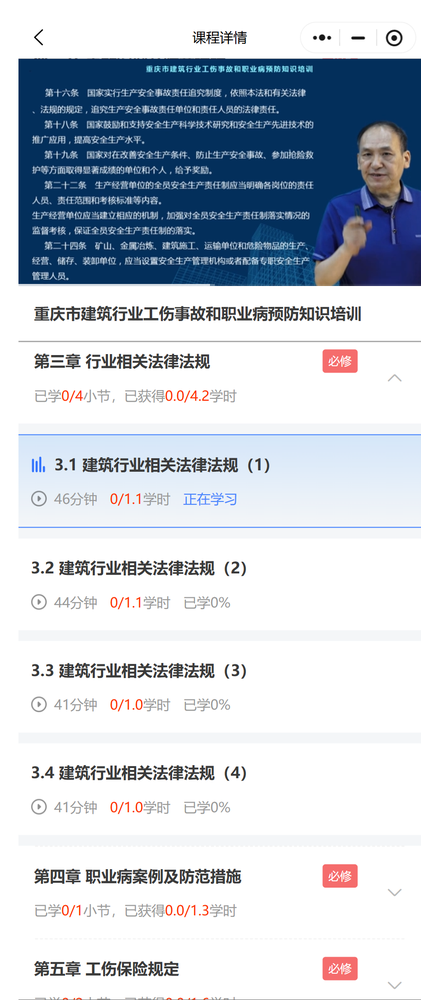
#> input picture lists_full.png, 421 x 1000 px, shrunk from 866 x 2056 before the run
$ python analyze_features.py
#> lines starting #> are read from the running program, lines starting #| are printed output that depends on the picture; after the words box and inside, x2 and y2 are one past the last pixel; in counts of white or black regions, pixels touching at a corner belong together
#!/usr/bin/env python3
# -*- coding: utf-8 -*-
"""
图片特征分析工具
分析lists_full.png，识别关键特征以提高识别准确率
"""

import cv2
import numpy as np
from PIL import Image
import json
import re


class FeatureAnalyzer:
    def __init__(self, image_path):
        self.image_path = image_path
        self.image = None
        self.gray = None
        self.features = {}

    def load_image(self):
        """加载图片"""
        self.image = cv2.imread(self.image_path)
#> self.image is the input picture: shape (1000, 421, 3); mean B, G, R 213.7, 203.9, 196.3
        if self.image is None:
            raise ValueError(f"无法加载图片: {self.image_path}")

        self.gray = cv2.cvtColor(self.image, cv2.COLOR_BGR2GRAY)
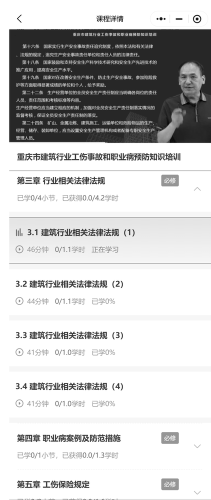
#> self.gray: shape (1000, 421) (shown at 1/2 size); min 0, max 255, mean 202.8
        height, width = self.image.shape[:2]

        print(f"✅ 图片已加载: {width}x{height}")
#| ✅ 图片已加载: 421x1000
        return self.image

    def analyze_colors(self):
        """分析颜色特征"""
        print("\n🎨 颜色特征分析")
        print("-" * 60)

        hsv = cv2.cvtColor(self.image, cv2.COLOR_BGR2HSV)
#> hsv: shape (1000, 421, 3); mean H, S, V 41.8, 49.6, 215.9

        # 定义颜色范围
        color_ranges = {
            '红色': ([0, 100, 100], [10, 255, 255], [160, 100, 100], [180, 255, 255]),
            '橙色': ([10, 100, 100], [25, 255, 255], None, None),
            '黄色': ([25, 100, 100], [35, 255, 255], None, None),
            '绿色': ([35, 100, 100], [85, 255, 255], None, None),
            '蓝色': ([85, 100, 100], [125, 255, 255], None, None),
            '紫色': ([125, 100, 100], [160, 255, 255], None, None),
        }

        color_stats = {}

        for color_name, ranges in color_ranges.items():
            if ranges[2] is not None:  # 红色有两个范围
                mask1 = cv2.inRange(hsv, np.array(ranges[0]), np.array(ranges[1]))
                mask2 = cv2.inRange(hsv, np.array(ranges[2]), np.array(ranges[3]))
                mask = cv2.bitwise_or(mask1, mask2)
            else:
                mask = cv2.inRange(hsv, np.array(ranges[0]), np.array(ranges[1]))

            # 计算颜色占比
            color_pixels = cv2.countNonZero(mask)
            total_pixels = self.image.shape[0] * self.image.shape[1]
            percentage = (color_pixels / total_pixels) * 100

            if percentage > 0.1:  # 只显示占比超过0.1%的颜色
                color_stats[color_name] = {
                    'pixels': int(color_pixels),
                    'percentage': round(percentage, 2)
                }
                print(f"   {color_name}: {color_pixels} 像素 ({percentage:.2f}%)")

                # 查找该颜色的轮廓
                contours, _ = cv2.findContours(mask, cv2.RETR_EXTERNAL, cv2.CHAIN_APPROX_SIMPLE)
                large_contours = [c for c in contours if cv2.contourArea(c) > 200]

                if large_contours:
                    print(f"      检测到 {len(large_contours)} 个{color_name}区域")
#> this loop made 6 passes
#> (color_pixels, percentage) on passes 1 to 6: (2741, 0.651), (1163, 0.276), (0, 0), (0, 0), (19574, 4.65), (1, 0.000238)
#> (printed output is left out)
#> pass 1, in analyze_colors, `mask1 = cv2.inRange(hsv, np.array(ranges[0]), np.array(ranges[1]))`:
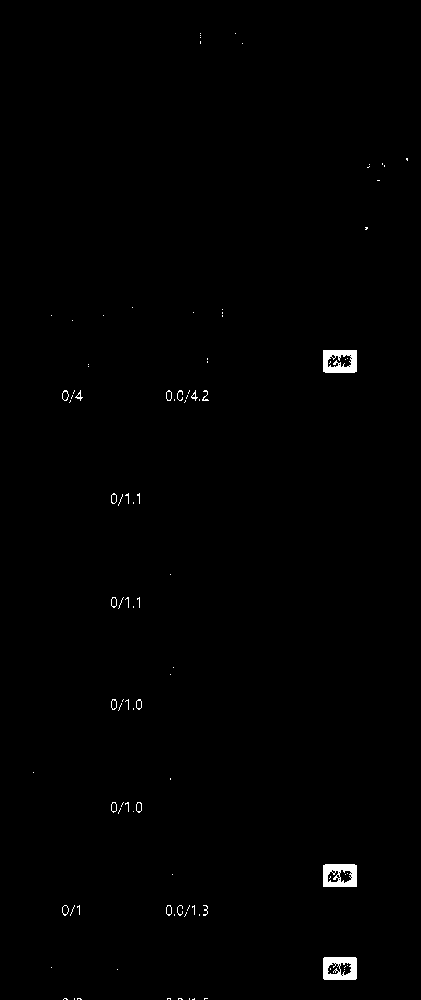
#> mask1: shape (1000, 421); 0.6% white; 101 white regions (82 under 20 px), largest, box (x1, y1, x2, y2) and area: (323, 957, 357, 980) 595, (323, 864, 357, 887) 594, (323, 350, 357, 373) 592
#> pass 1, in analyze_colors, `mask2 = cv2.inRange(hsv, np.array(ranges[2]), np.array(ranges[3]))`:
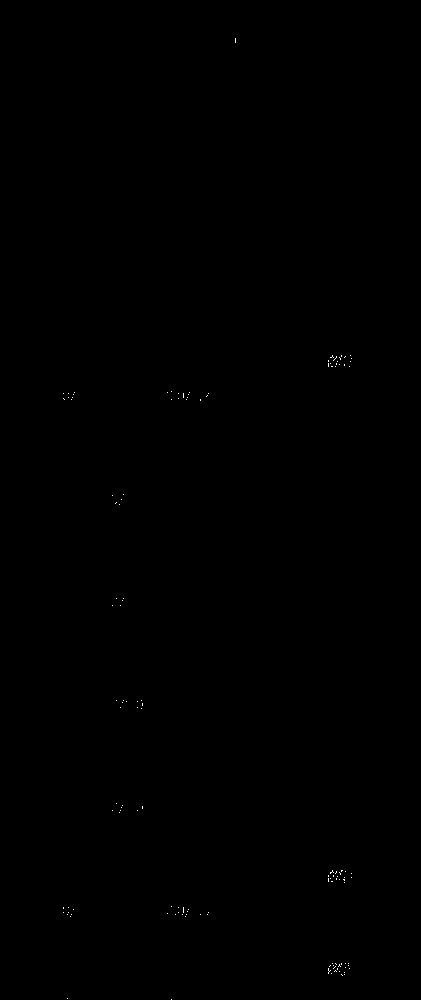
#> mask2: shape (1000, 421); 0.05% white in thin lines or dots, all inside (x1, y1, x2, y2) = (63, 38, 352, 1000)
#> pass 2, in analyze_colors, `mask = cv2.inRange(hsv, np.array(ranges[0]), np.array(ranges[1]))`:
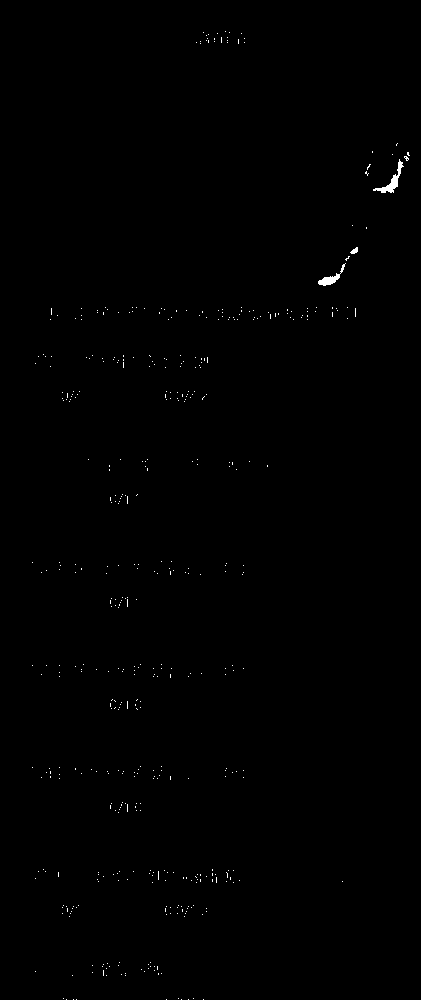
#> mask: shape (1000, 421); 0.28% white; 475 white regions (472 under 20 px), largest, box (x1, y1, x2, y2) and area: (373, 159, 404, 193) 241, (318, 263, 346, 286) 171, (350, 247, 358, 254) 34
#> after the loop, color_stats = 3 items

        self.features['colors'] = color_stats
        return color_stats

    def analyze_text_regions(self):
        """分析文本区域特征"""
        print("\n📝 文本区域分析")
        print("-" * 60)

        # 使用MSER检测文本区域
        mser = cv2.MSER_create()
        regions, _ = mser.detectRegions(self.gray)
#> regions = 1703 items

        # 筛选文本区域
        text_regions = []
        for region in regions:
            if len(region) < 10:
                continue

            x, y, w, h = cv2.boundingRect(region)

            # 文本特征：宽度>高度，高度在合理范围
            aspect_ratio = w / h if h > 0 else 0

            if 15 < h < 60 and 2 < aspect_ratio < 20:
                text_regions.append({
                    'x': int(x),
                    'y': int(y),
                    'width': int(w),
                    'height': int(h),
                    'aspect_ratio': round(aspect_ratio, 2)
                })
#> this loop made 1703 passes
#> (x, y, w, h, aspect_ratio) on passes 1 to 3: (19, 59, 1, 224, 0.00446), (362, 148, 12, 10, 1.2), (361, 148, 13, 10, 1.3)
#> after the loop, text_regions = 65 items

        print(f"   检测到 {len(text_regions)} 个文本区域")
#|    检测到 65 个文本区域

        # 按Y坐标分组（同一行的文本）
        text_regions.sort(key=lambda r: r['y'])

        lines = []
        current_line = []
        last_y = -1

        for region in text_regions:
            if last_y == -1 or abs(region['y'] - last_y) < 20:
                current_line.append(region)
            else:
                if current_line:
                    lines.append(current_line)
                current_line = [region]
            last_y = region['y']
#> this loop made 65 passes
#> last_y on passes 1 to 8: 23, 305, 306, 353, 353, 353, 353, 353
#> after the loop, lines = 8 items

        if current_line:
            lines.append(current_line)

        print(f"   估计有 {len(lines)} 行文本")
#|    估计有 9 行文本

        # 分析文本高度分布
        heights = [r['height'] for r in text_regions]
#> heights = 65 values, max 29 at index 0, min 16 at index 2, mean 16.22
        if heights:
            avg_height = np.mean(heights)
#> avg_height = 16.22
            std_height = np.std(heights)
#> std_height = 1.6
            print(f"   平均文本高度: {avg_height:.1f}px (±{std_height:.1f})")
#|    平均文本高度: 16.2px (±1.6)

        self.features['text_regions'] = {
            'total': len(text_regions),
            'lines': len(lines),
            'avg_height': round(float(avg_height), 1) if heights else 0
        }

        return text_regions

    def detect_buttons_and_icons(self):
        """检测按钮和图标"""
        print("\n🔘 按钮和图标检测")
        print("-" * 60)

        # 边缘检测
        edges = cv2.Canny(self.gray, 50, 150)
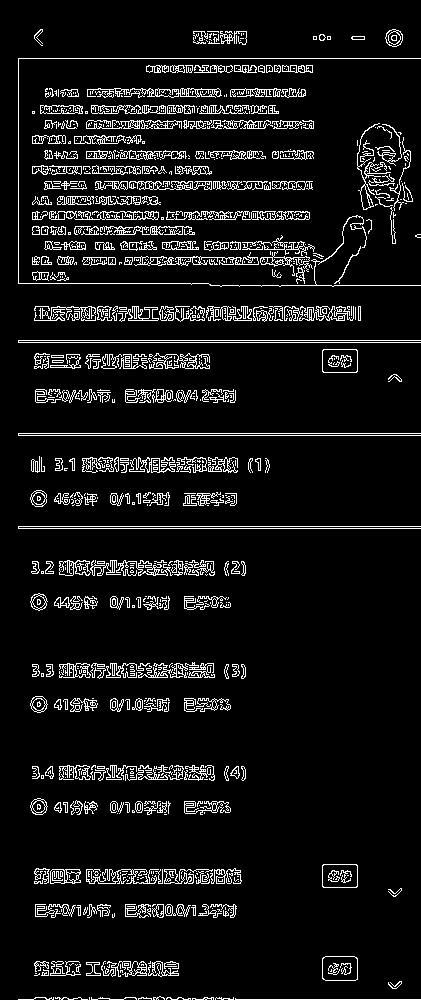
#> edges: shape (1000, 421); 8% white in thin lines or dots

        # 查找轮廓
        contours, _ = cv2.findContours(edges, cv2.RETR_EXTERNAL, cv2.CHAIN_APPROX_SIMPLE)
#> contours = 746 contours, 545 with area under 20; largest, box (x1, y1, x2, y2) and area: (322, 956, 358, 981) 830, (322, 864, 358, 888) 803, (322, 349, 358, 373) 803, (74, 211, 159, 220) 430, (87, 88, 222, 98) 398

        buttons = []

        for contour in contours:
            area = cv2.contourArea(contour)
            if area < 200 or area > 10000:
                continue

            x, y, w, h = cv2.boundingRect(contour)
            aspect_ratio = w / h if h > 0 else 0

            # 按钮特征：接近正方形或小矩形
            if 0.5 < aspect_ratio < 2.5 and 20 < w < 200 and 20 < h < 80:
                buttons.append({
                    'x': int(x),
                    'y': int(y),
                    'width': int(w),
                    'height': int(h),
                    'area': int(area),
                    'aspect_ratio': round(aspect_ratio, 2)
                })
#> this loop made 746 passes
#> area on passes 26, 28, 30: 78.5, 180, 195
#> (the rest of the program and of its run is left out)
